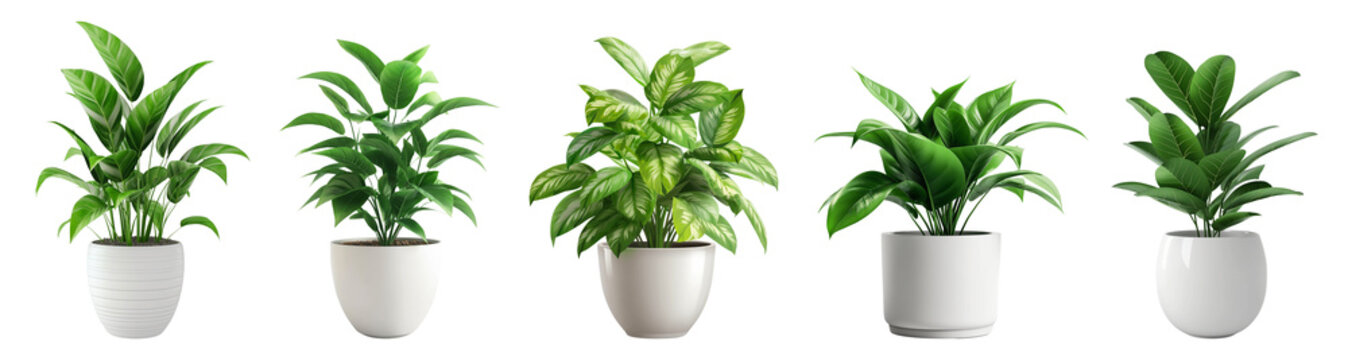
#> input picture assets/picss.jpg, 1348 x 360 px
$ python process_image.py ../assets/picss.jpg
#> lines starting #> are read from the running program, lines starting #| are printed output that depends on the picture; after the words box and inside, x2 and y2 are one past the last pixel; in counts of white or black regions, pixels touching at a corner belong together
import sys
import json
import cv2
import os

def process_image(image_path):
#> called with image_path = '../assets/picss.jpg'
    try:
        # Validate the image file path
        if not os.path.exists(image_path):
            return {"error": "Image file not found"}

        # Load the image
        image = cv2.imread(image_path)
#> image is the input picture: shape (360, 1348, 3); mean B, G, R 207, 222.8, 213.9
        if image is None:
            return {"error": "Failed to load image"}

        # Convert the image to grayscale
        gray = cv2.cvtColor(image, cv2.COLOR_BGR2GRAY)
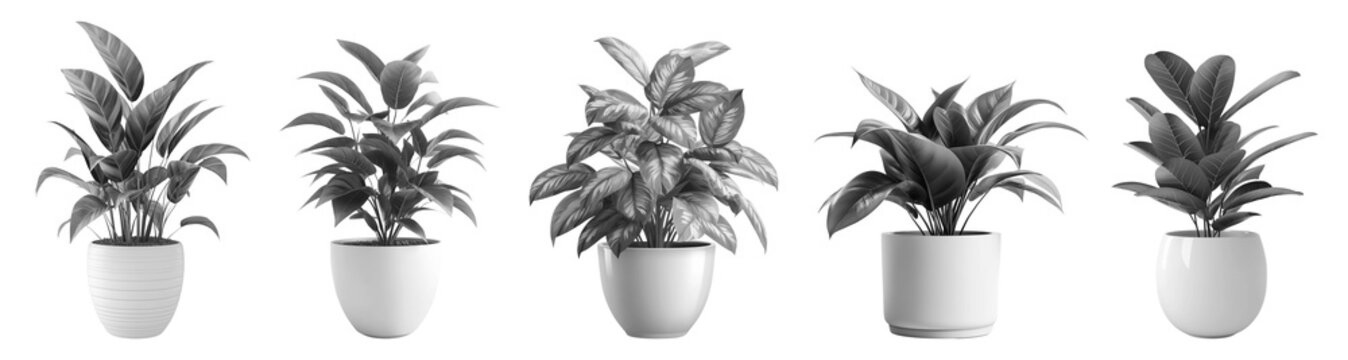
#> gray: shape (360, 1348); min 2, max 255, mean 218.3

        # Apply Gaussian blur to reduce noise
        blurred = cv2.GaussianBlur(gray, (5, 5), 0)

        # Use binary thresholding to separate plant from background
        _, binary = cv2.threshold(blurred, 60, 255, cv2.THRESH_BINARY_INV)
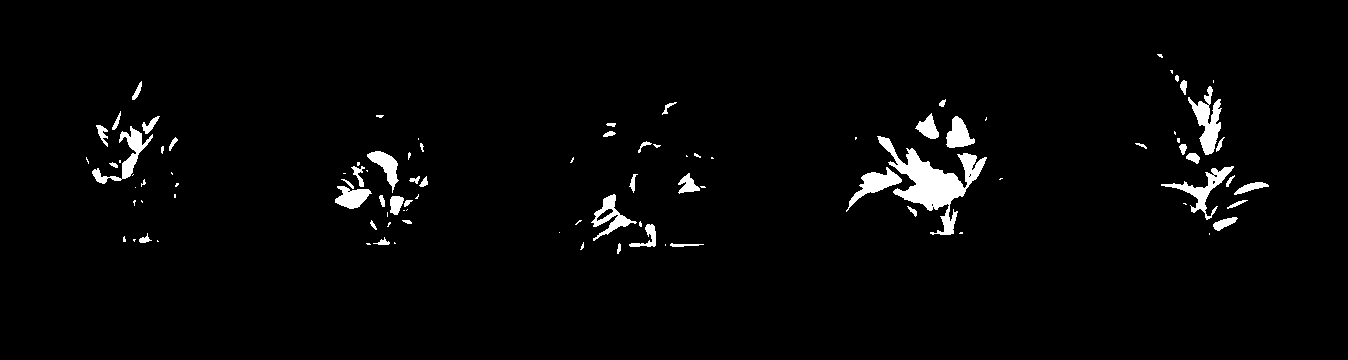
#> binary: shape (360, 1348); 2.6% white; 98 white regions (49 under 20 px)

        # Find contours in the binary image
        contours, _ = cv2.findContours(binary, cv2.RETR_EXTERNAL, cv2.CHAIN_APPROX_SIMPLE)
#> contours = 98 contours, 56 with area under 20; largest, box (x1, y1, x2, y2) and area: (877, 136, 987, 235) 3032, (1188, 86, 1222, 155) 905, (1161, 166, 1234, 220) 730, (92, 126, 153, 184) 700, (846, 167, 902, 212) 676

        if not contours:
            return {"error": "No plant detected in the image"}

        # Assume the largest contour is the plant
        largest_contour = max(contours, key=cv2.contourArea)
#> largest_contour = contour of 328 points, box (x1, y1, x2, y2) (877, 136, 987, 235), area 3032

        # Calculate the bounding box of the plant
        x, y, w, h = cv2.boundingRect(largest_contour)
#> x = 877; y = 136; w = 110; h = 99

        # Define a pixel-to-cm ratio (adjust as needed)
        pixel_to_cm_ratio = 10.0  # Example: 10 pixels = 1 cm

        # Convert dimensions to cm
        plant_width_cm = w / pixel_to_cm_ratio
#> plant_width_cm = 11
        plant_height_cm = h / pixel_to_cm_ratio
#> plant_height_cm = 9.9

        # Save a debug image with bounding box
        debug_image = image.copy()
        cv2.rectangle(debug_image, (x, y), (x + w, y + h), (0, 255, 0), 2)
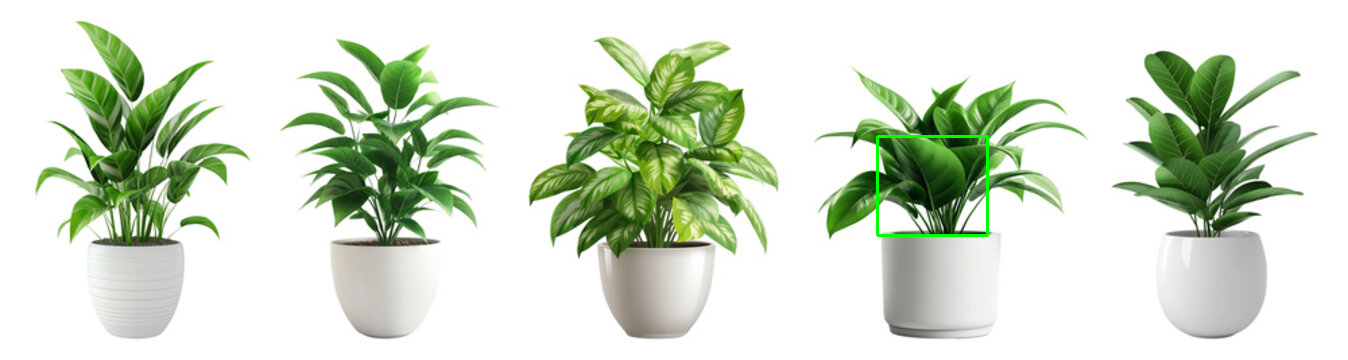
#> debug_image: shape (360, 1348, 3); 0.26% of pixels changed, all inside (x1, y1, x2, y2) = (876, 135, 989, 237)
        debug_path = image_path.replace(".jpg", "_debug.jpg").replace(".png", "_debug.png")
        cv2.imwrite(debug_path, debug_image)

        # Return results
        return {
            "width": round(plant_width_cm, 2),
            "height": round(plant_height_cm, 2),
            "debug_image": debug_path
        }

    except Exception as e:
        return {"error": str(e)}

if __name__ == "__main__":
    if len(sys.argv) != 2:
        print(json.dumps({"error": "Invalid arguments"}))
        sys.exit(1)

    image_path = sys.argv[1]
    result = process_image(image_path)
#> result = {'width': 11, 'height': 9.9, 'debug_image': '../assets/picss_debug.jpg'}
    print(json.dumps(result))
#| {"width": 11.0, "height": 9.9, "debug_image": "../assets/picss_debug.jpg"}
